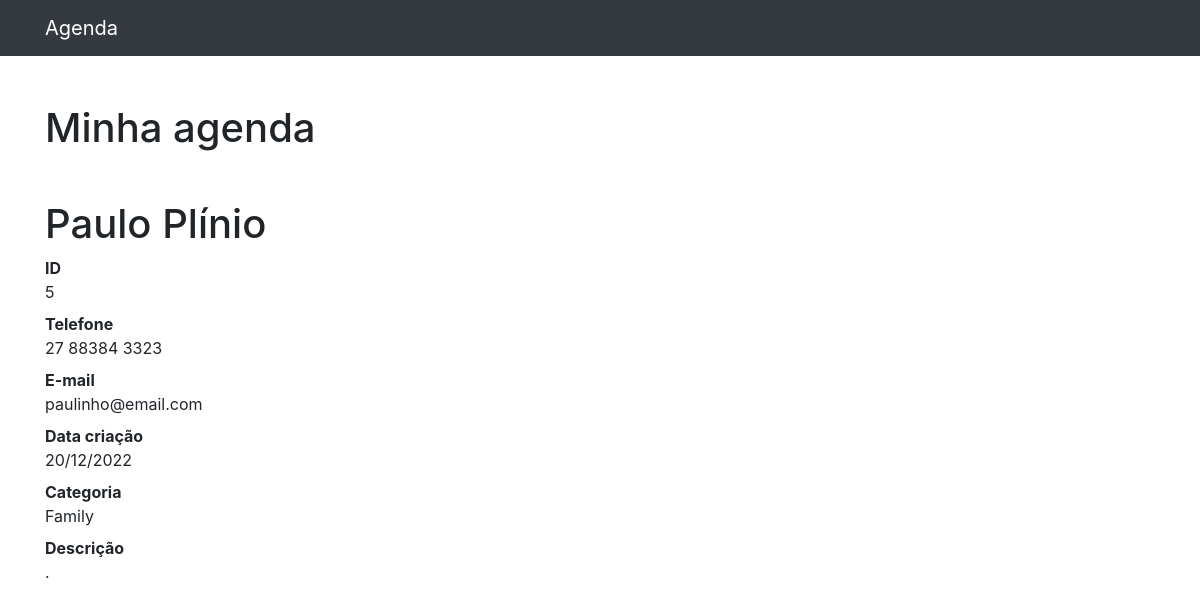
The page /5 on the database its author committed.
### contatos/models.py (models this page shows, shortened)
class Contato(models.Model):
    nome = models.CharField(max_length=255)
    sobrenome = models.CharField(max_length=255, blank=True)
    telefone = models.CharField(max_length=255)
    email = models.CharField(max_length=255, blank=True)
    data_criacao= models.DateTimeField(default=timezone.now)
    descricao = models.TextField(blank=True)
    categoria = models.ForeignKey(Categoria, on_delete=models.DO_NOTHING)
    mostrar = models.BooleanField(default=True)

class Categoria(models.Model):
    nome = models.CharField(max_length=255)
    def __str__(self):
        return self.nome

### contatos/views.py (the view)
# urls.py: path('<int:contato_id>' , views.ver_contato, name='ver_contato'),
def ver_contato(request , contato_id):
    contato = get_object_or_404(Contato, id=contato_id  )
    if not contato.mostrar:
        raise Http404()
    return render(request, 'contatos/ver_contato.html', {
        'contato' : contato
    })

### contatos/templates/contatos/ver_contato.html
{% extends 'base.html' %}
{% block conteudo%}
<h1 class="mt-5">Minha agenda</h1>
<h1 class="mt-5">{{ contato.nome }} {{ contato.sobrenome }}</h1>
<dl>
  <dt>ID</dt>
  <dd>{{contato.id}}</dd>
  <dt>Telefone</dt>
  <dd>{{contato.telefone}}</dd>
  <dt>E-mail</dt>
  <dd>{{contato.email}}</dd>
  <dt>Data criação</dt>
  <dd>{{contato.data_criacao| date:'d/m/Y'}}</dd>
  <dt>Categoria</dt>
  <dd>{{contato.categoria}}</dd>
  <dt>Descrição</dt>
  <dd>
    {{contato.descricao}}.
  </dd>
</dl>
{% endblock %}

### rows shown on the page
Contato: nome "Paulo", sobrenome "Plínio", id "5", telefone "27 88384 3323", email "paulinho@email.com", data_criacao "20/12/2022", categoria "Family"
